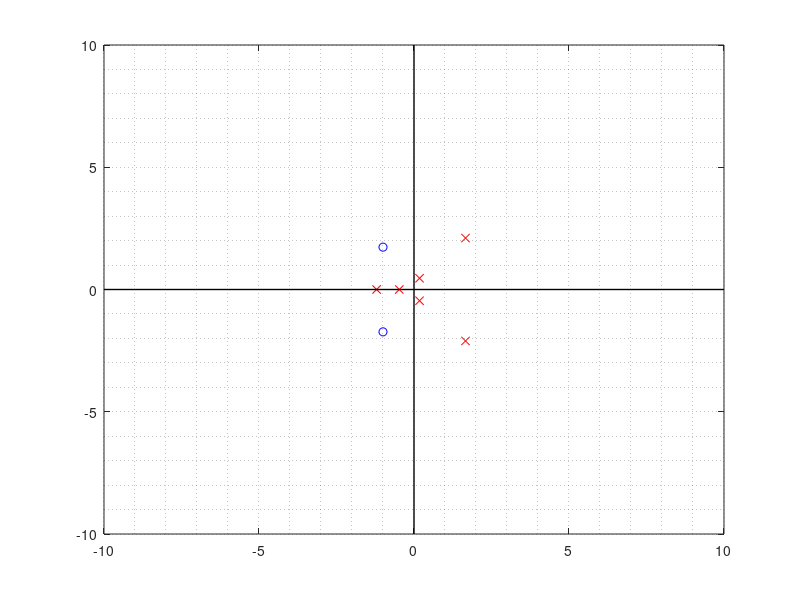

Reproduce this figure in MATLAB.
% Plot a line and points
clear all
clc
G = tf([1 2 4],[ 1 -2 3 9 1 1 1 ]);
[p,z] = pzmap(G);

figure
plot(real(p),imag(p),'xr','buttondownfcn',{@Mouse_Callback,'down'});
hold on
plot(real(z),imag(z),'ob','buttondownfcn',{@Mouse_Callback,'down'});
hold on
plot([-10 10],[0 0],'k','linewidth',1)
hold on
plot([0 0],[-10 10],'k','linewidth',1)
grid minor

% Callback function for each point
function Mouse_Callback(hObj,~,action)
clc
persistent curobj xdata ydata ind
pos = get(gca,'CurrentPoint')
newPole = [pos(1,1) pos(1,2);pos(2,1) pos(2,2)];
switch action
  case 'down'
      curobj = hObj;
      xdata = get(hObj,'xdata');
      ydata = get(hObj,'ydata');
      ydata(1) = -ydata(2);
      
      assignin('base','newPole',newPole)
      [~,ind] = min(sum((xdata-pos(1)).^2+(ydata-pos(3)).^2,1));
      set(gcf,...
          'WindowButtonMotionFcn',  {@Mouse_Callback,'move'},...
          'WindowButtonUpFcn',      {@Mouse_Callback,'up'});
  case 'move'
      % vertical move
      ydata(ind) = pos(3);
      set(curobj,'ydata',ydata)
  case 'up'
      set(gcf,...
          'WindowButtonMotionFcn',  '',...
          'WindowButtonUpFcn',      '');
end
end